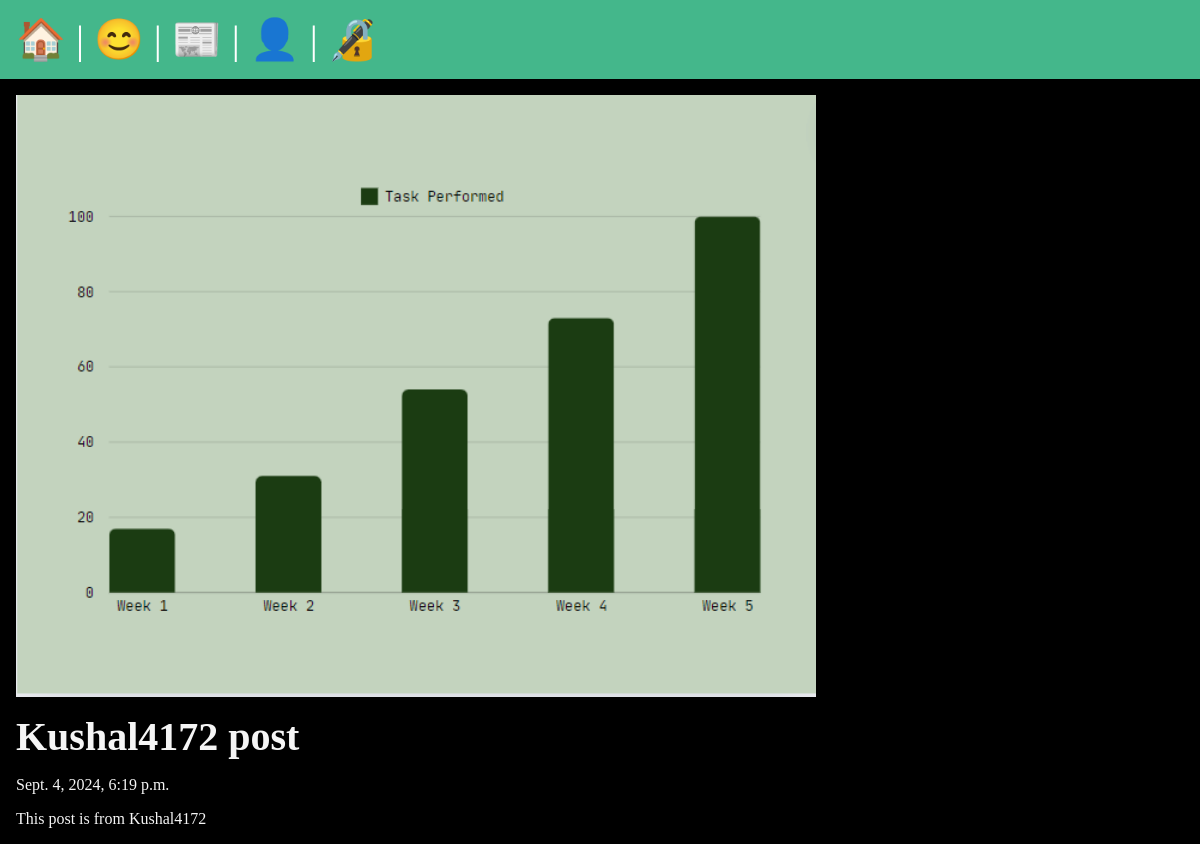
The app's page /posts/Kushal4172-post with its own data.
### posts/models.py (models this page shows, shortened)
class Post(models.Model):
    title = models.CharField(max_length=75)
    body = models.TextField()
    slug = models.SlugField()
    date = models.DateTimeField(auto_now_add=True)
    banner = models.ImageField(default='fallback.png', blank=True)
    author = models.ForeignKey(User, on_delete=models.CASCADE,default=None)

### posts/views.py (the view)
# urls.py: path('<slug:slug>',views.posts_page,name="Page"),
def posts_page(request,slug):
    slug = Post.objects.get(slug=slug)
    return render(request, 'posts/posts_page.html', {'posts': slug})

### posts/templates/posts/posts_page.html (shortened to what this page needs)
{% extends 'layout.html' %}
{% block content %}
    <section>
        <img class="banner" src="{{ posts.banner.url }}" alt="{{ posts.title }}">
        <h1>{{ posts.title }}</h1>
        <p>{{ posts.date }}</p>
        <p>{{ posts.body }}</p>
    </section>
{% endblock %}

### static/css/style.css (style rules this page uses)
* { margin: 0; padding: 0; box-sizing: border-box; }
body { min-height: 100vh; background-color: black; color: whitesmoke; font-size: 3rem; }
section { display: flex; flex-flow: column; gap: 1rem; }
h1, h2 { font-size: 2.5rem; }
p { font-size: 1rem; }
.banner { display: block; width: 100%; max-width: 800px; }

### records on screen
Post: banner (picture), title "Kushal4172 post", date "Sept. 4, 2024, 6:19 p.m.", body "This post is from Kushal4172"
